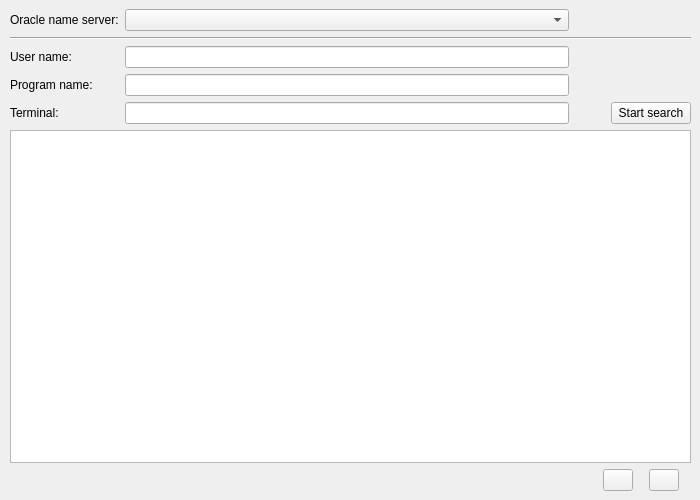
<?xml version="1.0" encoding="UTF-8"?>
<ui version="4.0">
 <class>oracle_sessions_window</class>
 <widget class="QMainWindow" name="oracle_sessions_window">
  <property name="geometry">
   <rect>
    <x>0</x>
    <y>0</y>
    <width>700</width>
    <height>500</height>
   </rect>
  </property>
  <property name="windowTitle">
   <string>Oracle sessions list</string>
  </property>
  <property name="windowIcon">
   <iconset resource="resource.qrc">
    <normaloff>:/icons/icons/MGrep.ico</normaloff>:/icons/icons/MGrep.ico</iconset>
  </property>
  <widget class="QWidget" name="centralwidget">
   <property name="sizePolicy">
    <sizepolicy hsizetype="Expanding" vsizetype="Expanding">
     <horstretch>0</horstretch>
     <verstretch>0</verstretch>
    </sizepolicy>
   </property>
   <layout class="QGridLayout" name="gridLayout">
    <property name="leftMargin">
     <number>10</number>
    </property>
    <item row="4" column="0">
     <widget class="QLabel" name="l_server_name">
      <property name="text">
       <string>Oracle name server:</string>
      </property>
      <property name="buddy">
       <cstring>e_server_name</cstring>
      </property>
     </widget>
    </item>
    <item row="13" column="0" colspan="9">
     <widget class="QTableView" name="o_lst1">
      <property name="minimumSize">
       <size>
        <width>0</width>
        <height>0</height>
       </size>
      </property>
      <property name="editTriggers">
       <set>QAbstractItemView::NoEditTriggers</set>
      </property>
      <property name="alternatingRowColors">
       <bool>true</bool>
      </property>
      <property name="selectionBehavior">
       <enum>QAbstractItemView::SelectRows</enum>
      </property>
      <property name="sortingEnabled">
       <bool>true</bool>
      </property>
     </widget>
    </item>
    <item row="5" column="0" colspan="9">
     <widget class="Line" name="line_1">
      <property name="orientation">
       <enum>Qt::Horizontal</enum>
      </property>
     </widget>
    </item>
    <item row="7" column="0">
     <widget class="QLabel" name="l_program_name">
      <property name="text">
       <string>Program name:</string>
      </property>
      <property name="buddy">
       <cstring>e_program_name</cstring>
      </property>
     </widget>
    </item>
    <item row="6" column="0">
     <widget class="QLabel" name="l_user_name">
      <property name="text">
       <string>User name:</string>
      </property>
      <property name="buddy">
       <cstring>e_user_name</cstring>
      </property>
     </widget>
    </item>
    <item row="8" column="0">
     <widget class="QLabel" name="e_terminal_2">
      <property name="text">
       <string>Terminal:</string>
      </property>
      <property name="buddy">
       <cstring>e_terminal</cstring>
      </property>
     </widget>
    </item>
    <item row="7" column="1">
     <widget class="QLineEdit" name="e_program_name"/>
    </item>
    <item row="8" column="8">
     <widget class="QPushButton" name="b_start_search">
      <property name="text">
       <string>Start search</string>
      </property>
      <property name="icon">
       <iconset resource="resource.qrc">
        <normaloff>:/icons/icons/go.gif</normaloff>:/icons/icons/go.gif</iconset>
      </property>
     </widget>
    </item>
    <item row="6" column="1">
     <widget class="QLineEdit" name="e_user_name"/>
    </item>
    <item row="8" column="1">
     <widget class="QLineEdit" name="e_terminal"/>
    </item>
    <item row="4" column="1">
     <widget class="QComboBox" name="e_server_name"/>
    </item>
    <item row="15" column="5" colspan="4">
     <layout class="QHBoxLayout" name="horizontalLayout">
      <item>
       <widget class="QPushButton" name="b_session_information">
        <property name="maximumSize">
         <size>
          <width>30</width>
          <height>30</height>
         </size>
        </property>
        <property name="toolTip">
         <string>Create a file with session information</string>
        </property>
        <property name="text">
         <string/>
        </property>
        <property name="icon">
         <iconset resource="resource.qrc">
          <normaloff>:/icons/icons/sql.gif</normaloff>:/icons/icons/sql.gif</iconset>
        </property>
       </widget>
      </item>
      <item>
       <widget class="QPushButton" name="b_kill_session">
        <property name="maximumSize">
         <size>
          <width>30</width>
          <height>30</height>
         </size>
        </property>
        <property name="toolTip">
         <string>Kill selected session</string>
        </property>
        <property name="statusTip">
         <string/>
        </property>
        <property name="whatsThis">
         <string/>
        </property>
        <property name="text">
         <string/>
        </property>
        <property name="icon">
         <iconset resource="resource.qrc">
          <normaloff>:/icons/icons/kill.gif</normaloff>:/icons/icons/kill.gif</iconset>
        </property>
       </widget>
      </item>
     </layout>
    </item>
   </layout>
  </widget>
 </widget>
 <tabstops>
  <tabstop>e_server_name</tabstop>
  <tabstop>e_user_name</tabstop>
  <tabstop>e_program_name</tabstop>
  <tabstop>e_terminal</tabstop>
  <tabstop>b_start_search</tabstop>
  <tabstop>o_lst1</tabstop>
  <tabstop>b_session_information</tabstop>
  <tabstop>b_kill_session</tabstop>
 </tabstops>
 <resources>
  <include location="resource.qrc"/>
 </resources>
 <connections>
  <connection>
   <sender>e_user_name</sender>
   <signal>returnPressed()</signal>
   <receiver>oracle_sessions_window</receiver>
   <slot>slot_search_session()</slot>
   <hints>
    <hint type="sourcelabel">
     <x>463</x>
     <y>57</y>
    </hint>
    <hint type="destinationlabel">
     <x>631</x>
     <y>57</y>
    </hint>
   </hints>
  </connection>
  <connection>
   <sender>e_program_name</sender>
   <signal>returnPressed()</signal>
   <receiver>oracle_sessions_window</receiver>
   <slot>slot_search_session()</slot>
   <hints>
    <hint type="sourcelabel">
     <x>238</x>
     <y>93</y>
    </hint>
    <hint type="destinationlabel">
     <x>566</x>
     <y>84</y>
    </hint>
   </hints>
  </connection>
  <connection>
   <sender>e_terminal</sender>
   <signal>returnPressed()</signal>
   <receiver>oracle_sessions_window</receiver>
   <slot>slot_search_session()</slot>
   <hints>
    <hint type="sourcelabel">
     <x>497</x>
     <y>122</y>
    </hint>
    <hint type="destinationlabel">
     <x>567</x>
     <y>120</y>
    </hint>
   </hints>
  </connection>
  <connection>
   <sender>b_start_search</sender>
   <signal>clicked()</signal>
   <receiver>oracle_sessions_window</receiver>
   <slot>slot_search_session()</slot>
   <hints>
    <hint type="sourcelabel">
     <x>637</x>
     <y>125</y>
    </hint>
    <hint type="destinationlabel">
     <x>519</x>
     <y>444</y>
    </hint>
   </hints>
  </connection>
  <connection>
   <sender>b_kill_session</sender>
   <signal>clicked()</signal>
   <receiver>oracle_sessions_window</receiver>
   <slot>slot_kill_session()</slot>
   <hints>
    <hint type="sourcelabel">
     <x>656</x>
     <y>449</y>
    </hint>
    <hint type="destinationlabel">
     <x>657</x>
     <y>467</y>
    </hint>
   </hints>
  </connection>
  <connection>
   <sender>b_session_information</sender>
   <signal>clicked()</signal>
   <receiver>oracle_sessions_window</receiver>
   <slot>slot_log_session()</slot>
   <hints>
    <hint type="sourcelabel">
     <x>604</x>
     <y>453</y>
    </hint>
    <hint type="destinationlabel">
     <x>603</x>
     <y>471</y>
    </hint>
   </hints>
  </connection>
 </connections>
 <slots>
  <slot>slot_search_session()</slot>
  <slot>slot_kill_session()</slot>
  <slot>slot_log_session()</slot>
 </slots>
</ui>
